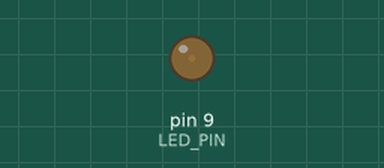
The sketch below on a simulated Arduino Uno, built with avr-gcc and run on an emulated ATmega328P. Shown: output pins drawn as LEDs (lit = HIGH).

Above: at 0.05 s.
At 0.95 s:
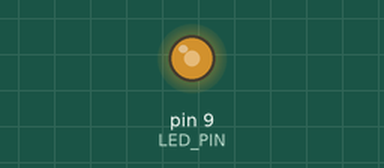
At 1.4 s:
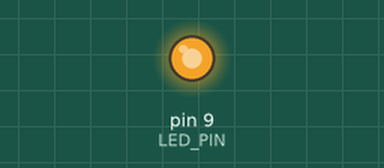
At 2.75 s:
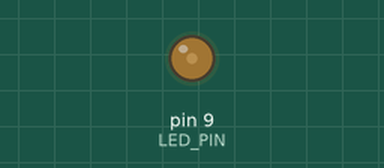
Timing chart, 0 to 7.0 s (numbered marks = the images above):
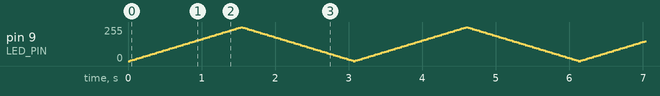

The sketch:

04-pwm.ino
```cpp
const int LED_PIN = 9;
int brightness = 0;
int fadeAmount = 5;

void setup() {
  pinMode(LED_PIN, OUTPUT);
}

void loop() {
  analogWrite(LED_PIN, brightness);

  brightness += fadeAmount;

  if (brightness <= 0 || brightness >= 255) {
    fadeAmount = -fadeAmount;
  }

  delay(30);
}
```
